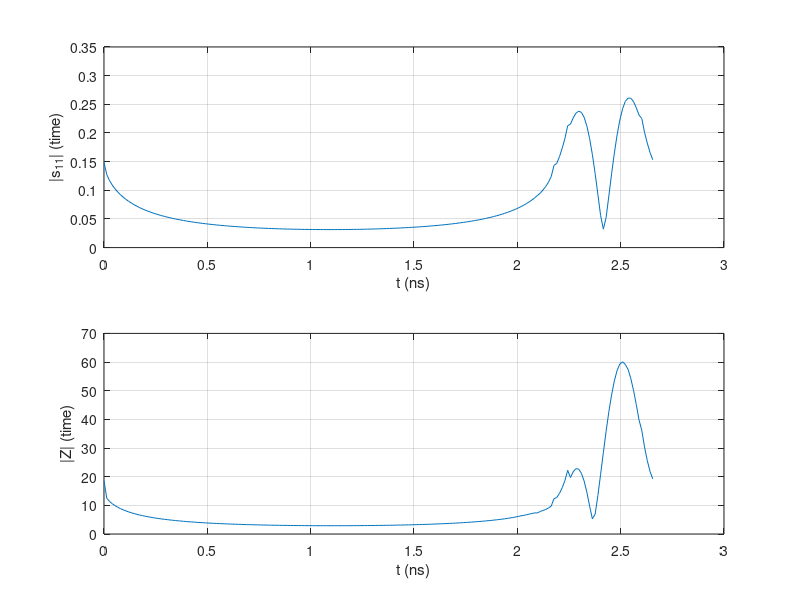

Recreate this plot in MATLAB.
close all;
clear all;

z0                  = 50;
A                   = importdata("sparameters_lowpass.dat");
L                   = 20e-3;
c                   = 299792458;

tau                 = (2*L) / c;            
time                = 20*tau/1.0e-9; 

alpha               = 0.54;
beta                = 0.46;

freq                = A(:,1);
freq_neg            = -1.0*flip(freq);
F                   = [freq_neg(1:end-1)', freq(1),     freq(2:end)'];

s11_freq            = A(:,2) + A(:,3)*i;
s11_conj            = conj(flip(s11_freq));

X                   = [s11_conj(1:end-1)', s11_freq(1), s11_freq(2:end)']; 


z_in_freq           = z0 * (1 + s11_freq)./(1 - s11_freq);
z_in_conj           = conj(flip(z_in_freq));

Y                   = [z_in_conj(1:end-1)', z_in_freq(1), z_in_freq(2:end)']; 

N                   = length(Y);

window              = fft(hamming(32), N);

s11_time            = ifft(X.*window');
z_time              = ifft(Y.*window');

t                   = [0: time/N: time-1/N];

figure(2)

subplot(211)
plot(t, abs(s11_time));
xlabel('t (ns)');
ylabel('|s_{11}| (time)');
grid on;

subplot(212)
plot(t, abs(z_time));
xlabel('t (ns)');
ylabel('|Z| (time)');
grid on;
